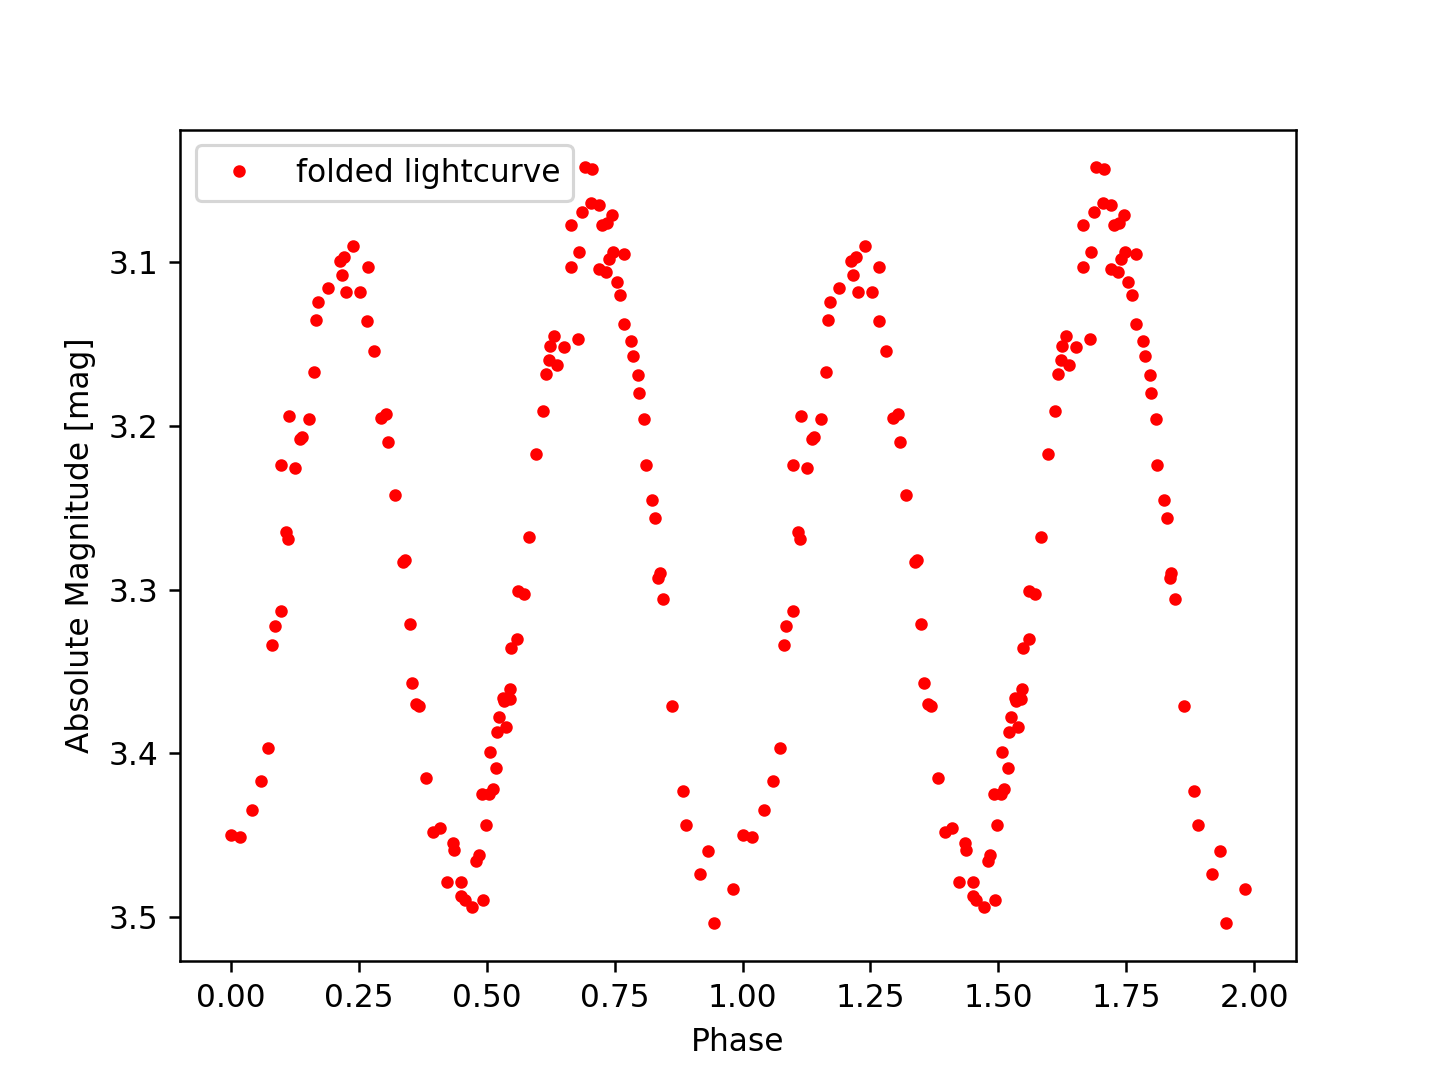

Source code (Python):
#!/usr/pkg/bin/python3.9

#
# Time-stamp: <2022/11/28 00:14:01 (CST) daisuke>
#

# importing numpy module
import numpy

# importing matplotlib module
import matplotlib.figure
import matplotlib.backends.backend_agg

# data file name
file_input = '201498.tb2.txt'

# output file name
file_output = 'ai202209_s11_02_08.png'

# best fit period (day)
p_best = 6.34378 / 24.0

# empty numpy arrays for storing data
data_jd      = numpy.array ([])
data_mag_app = numpy.array ([])
data_mag_abs = numpy.array ([])
data_phase   = numpy.array ([])

# opening file
with open (file_input, 'r') as fh:
    # reading data line-by-line
    for line in fh:
        # skipping line if the line starts with '#'
        if (line[0] == '#'):
            continue
        # skipping line if the line does not start with digits
        if not (line[0].isdigit):
            continue
        # skipping line if it is empty
        if (line.strip () == ''):
            continue
        # removing line feed at the end of line
        line = line.strip ()
        # splitting data
        (frame_id_str, month_str, day_str, jd_str, mag_app_str, mag_abs_str) \
            = line.split ()
        # conversion from string into float
        frame_id = float (frame_id_str)
        day = float (day_str)
        jd_str = jd_str.replace (',', '')
        jd = float (jd_str)
        mag_app = float (mag_app_str)
        mag_abs = float (mag_abs_str)

        # appending the data at the end of numpy arrays
        data_jd      = numpy.append (data_jd, jd)
        data_mag_app = numpy.append (data_mag_app, mag_app)
        data_mag_abs = numpy.append (data_mag_abs, mag_abs)

        phase = (jd - data_jd[0]) / p_best
        phase -= int (phase)
        data_phase   = numpy.append (data_phase, phase)

# making objects "fig" and "ax"
fig    = matplotlib.figure.Figure ()
canvas = matplotlib.backends.backend_agg.FigureCanvasAgg (fig)
ax     = fig.add_subplot (111)

# labels
ax.set_xlabel ('Phase')
ax.set_ylabel ('Absolute Magnitude [mag]')

# axes
ax.invert_yaxis ()

# plotting data
ax.plot (data_phase, data_mag_abs, \
         linestyle='None', marker='o', markersize=3, color='red', \
         label='folded lightcurve')
ax.plot (data_phase + 1, data_mag_abs, \
         linestyle='None', marker='o', markersize=3, color='red')
ax.legend ()

# saving the plot into a file
fig.savefig (file_output, dpi=225)
